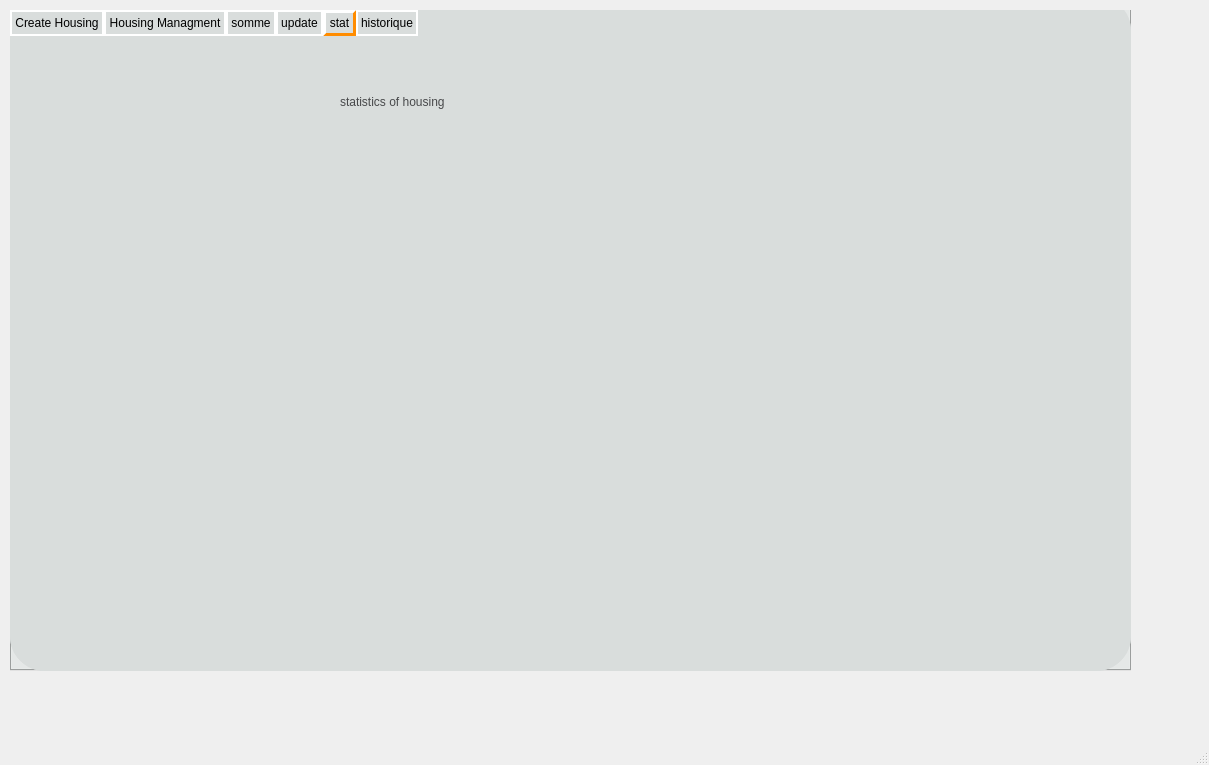
<?xml version="1.0" encoding="UTF-8"?>
<ui version="4.0">
 <class>LogementsWindow</class>
 <widget class="QMainWindow" name="LogementsWindow">
  <property name="geometry">
   <rect>
    <x>0</x>
    <y>0</y>
    <width>1209</width>
    <height>765</height>
   </rect>
  </property>
  <property name="windowTitle">
   <string>MainWindow</string>
  </property>
  <property name="styleSheet">
   <string notr="true">QToolButton
{
 background :  ; 
 border-radius : 60px ; 
}
QLabel
{
 color : #48494B  ; 
}
QLineEdit
{
 background:transparent ; 
border : none ;
color:#48494B ;
font-size : 20px ; 
border-bottom:0.5px solid #717072 ; 
}
QTabWidget::pane {
  top:-40px; 
} 
QTabBar::tab {
background-color: rgb(217, 221, 220);
border-radius : 15px;
border: 2px solid lightgray; 
border-color: rgb(255, 255, 255);
padding: 3px;
} 

QTabBar::tab:selected { 
background-color: rgb(217, 221, 220);
border: 3px solid lightgray; 
border-color: rgb(255, 255, 255);
border-bottom-color: rgb(255, 140, 0);
border-right-color: rgb(255, 140, 0);
margin-bottom: 0px; 

}
</string>
  </property>
  <widget class="QWidget" name="centralwidget">
   <widget class="QTabWidget" name="tabWidget">
    <property name="geometry">
     <rect>
      <x>10</x>
      <y>10</y>
      <width>1121</width>
      <height>661</height>
     </rect>
    </property>
    <property name="styleSheet">
     <string notr="true">font: 63 11pt &quot;Montserrat SemiBold&quot;;
background-color: rgb(217, 221, 220);
border-radius : 35px ; </string>
    </property>
    <property name="currentIndex">
     <number>4</number>
    </property>
    <widget class="QWidget" name="tab_Create_Housing">
     <attribute name="title">
      <string>Create Housing</string>
     </attribute>
     <widget class="QLabel" name="label">
      <property name="geometry">
       <rect>
        <x>430</x>
        <y>40</y>
        <width>221</width>
        <height>91</height>
       </rect>
      </property>
      <property name="styleSheet">
       <string notr="true">font: 63 36pt &quot;Montserrat SemiBold&quot;;</string>
      </property>
      <property name="text">
       <string>Housing</string>
      </property>
     </widget>
     <widget class="QLineEdit" name="lineEdit">
      <property name="geometry">
       <rect>
        <x>470</x>
        <y>200</y>
        <width>211</width>
        <height>21</height>
       </rect>
      </property>
      <property name="styleSheet">
       <string notr="true">font: 63 14pt &quot;Montserrat SemiBold&quot;;</string>
      </property>
      <property name="placeholderText">
       <string>Address</string>
      </property>
     </widget>
     <widget class="QLabel" name="label_3">
      <property name="geometry">
       <rect>
        <x>460</x>
        <y>270</y>
        <width>231</width>
        <height>31</height>
       </rect>
      </property>
      <property name="styleSheet">
       <string notr="true">font: 63 14pt &quot;Montserrat SemiBold&quot;;</string>
      </property>
      <property name="text">
       <string>Housing Condition :</string>
      </property>
     </widget>
     <widget class="QLabel" name="label_5">
      <property name="geometry">
       <rect>
        <x>440</x>
        <y>200</y>
        <width>21</width>
        <height>21</height>
       </rect>
      </property>
      <property name="text">
       <string/>
      </property>
      <property name="pixmap">
       <pixmap>../Icons/outil.png</pixmap>
      </property>
      <property name="scaledContents">
       <bool>true</bool>
      </property>
     </widget>
     <widget class="QPushButton" name="pushButton_3">
      <property name="geometry">
       <rect>
        <x>590</x>
        <y>550</y>
        <width>131</width>
        <height>51</height>
       </rect>
      </property>
      <property name="styleSheet">
       <string notr="true">QPushButton{
 background : #FF8C00 ; 
 border-radius : 25px ; 
font-size : 20px ;
color : #48494B ;  
}
QPushButton:hover
{
 background : #48494B; 
 border-radius : 25px ; 
color : white ;  
}</string>
      </property>
      <property name="text">
       <string>Save</string>
      </property>
     </widget>
     <widget class="QLineEdit" name="lineEdit_2">
      <property name="geometry">
       <rect>
        <x>830</x>
        <y>200</y>
        <width>113</width>
        <height>22</height>
       </rect>
      </property>
      <property name="placeholderText">
       <string>id</string>
      </property>
     </widget>
     <widget class="QLineEdit" name="lineEdit_3">
      <property name="geometry">
       <rect>
        <x>720</x>
        <y>280</y>
        <width>113</width>
        <height>22</height>
       </rect>
      </property>
      <property name="placeholderText">
       <string>etat</string>
      </property>
     </widget>
     <widget class="QLabel" name="label_logo">
      <property name="geometry">
       <rect>
        <x>70</x>
        <y>160</y>
        <width>261</width>
        <height>251</height>
       </rect>
      </property>
      <property name="text">
       <string/>
      </property>
      <property name="pixmap">
       <pixmap>../../../Icons/ApplicationHomeShare.png</pixmap>
      </property>
      <property name="scaledContents">
       <bool>true</bool>
      </property>
     </widget>
     <widget class="QLabel" name="label_2">
      <property name="geometry">
       <rect>
        <x>50</x>
        <y>270</y>
        <width>261</width>
        <height>251</height>
       </rect>
      </property>
      <property name="text">
       <string/>
      </property>
      <property name="pixmap">
       <pixmap>../../Indigents/Icons/ApplicationHomeShare.png</pixmap>
      </property>
      <property name="scaledContents">
       <bool>true</bool>
      </property>
     </widget>
    </widget>
    <widget class="QWidget" name="tab_HousingManagment">
     <attribute name="title">
      <string>Housing Managment</string>
     </attribute>
     <widget class="QLabel" name="label_4">
      <property name="geometry">
       <rect>
        <x>380</x>
        <y>50</y>
        <width>361</width>
        <height>91</height>
       </rect>
      </property>
      <property name="styleSheet">
       <string notr="true">font: 63 36pt &quot;Montserrat SemiBold&quot;;</string>
      </property>
      <property name="text">
       <string>List Housing</string>
      </property>
     </widget>
     <widget class="QPushButton" name="pushButton_somme">
      <property name="geometry">
       <rect>
        <x>210</x>
        <y>200</y>
        <width>131</width>
        <height>51</height>
       </rect>
      </property>
      <property name="styleSheet">
       <string notr="true">QPushButton{
 background : #FF8C00 ; 
 border-radius : 25px ; 
font-size : 20px ;
color : #48494B ;  
}
QPushButton:hover
{
 background : #48494B; 
 border-radius : 25px ; 
color : white ;  
}
</string>
      </property>
      <property name="text">
       <string>somme</string>
      </property>
     </widget>
     <widget class="QLineEdit" name="lineEdit_Search">
      <property name="geometry">
       <rect>
        <x>760</x>
        <y>220</y>
        <width>191</width>
        <height>21</height>
       </rect>
      </property>
      <property name="styleSheet">
       <string notr="true">font: 63 14pt &quot;Montserrat SemiBold&quot;;</string>
      </property>
      <property name="text">
       <string/>
      </property>
      <property name="placeholderText">
       <string>Search</string>
      </property>
     </widget>
     <widget class="QPushButton" name="Button_update">
      <property name="geometry">
       <rect>
        <x>670</x>
        <y>480</y>
        <width>121</width>
        <height>51</height>
       </rect>
      </property>
      <property name="styleSheet">
       <string notr="true">QPushButton{
 background : #FF8C00 ; 
 border-radius : 25px ; 
font-size : 20px ;
color : #48494B ;  
}
QPushButton:hover
{
 background : #48494B; 
 border-radius : 25px ; 
color : white ;  
}
</string>
      </property>
      <property name="text">
       <string>Update</string>
      </property>
     </widget>
     <widget class="QLabel" name="Icon_Search_label">
      <property name="geometry">
       <rect>
        <x>730</x>
        <y>220</y>
        <width>21</width>
        <height>21</height>
       </rect>
      </property>
      <property name="text">
       <string/>
      </property>
      <property name="pixmap">
       <pixmap>../../Fournisseurs/Icons/search.png</pixmap>
      </property>
      <property name="scaledContents">
       <bool>true</bool>
      </property>
     </widget>
     <widget class="QPushButton" name="pushButton_pdf">
      <property name="geometry">
       <rect>
        <x>120</x>
        <y>200</y>
        <width>71</width>
        <height>51</height>
       </rect>
      </property>
      <property name="styleSheet">
       <string notr="true">QPushButton{
 background : #FF8C00 ; 
 border-radius : 25px ; 
font-size : 20px ;
color : #48494B ;  
}
QPushButton:hover
{
 background : #48494B; 
 border-radius : 25px ; 
color : white ;  
}
</string>
      </property>
      <property name="text">
       <string>PDF</string>
      </property>
     </widget>
     <widget class="QPushButton" name="Button_Delete">
      <property name="geometry">
       <rect>
        <x>810</x>
        <y>480</y>
        <width>121</width>
        <height>51</height>
       </rect>
      </property>
      <property name="styleSheet">
       <string notr="true">QPushButton{
 background : #FF8C00 ; 
 border-radius : 25px ; 
font-size : 20px ;
color : #48494B ;  
}
QPushButton:hover
{
 background : #48494B; 
 border-radius : 25px ; 
color : white ;  
}
</string>
      </property>
      <property name="text">
       <string>Delete</string>
      </property>
     </widget>
     <widget class="QTableView" name="tableView_list">
      <property name="geometry">
       <rect>
        <x>400</x>
        <y>280</y>
        <width>541</width>
        <height>192</height>
       </rect>
      </property>
     </widget>
     <widget class="QTextBrowser" name="textBrowser1">
      <property name="geometry">
       <rect>
        <x>70</x>
        <y>320</y>
        <width>221</width>
        <height>251</height>
       </rect>
      </property>
      <property name="styleSheet">
       <string notr="true">
background-color: rgb(243, 251, 255)</string>
      </property>
     </widget>
     <widget class="QPushButton" name="stat">
      <property name="geometry">
       <rect>
        <x>360</x>
        <y>200</y>
        <width>131</width>
        <height>51</height>
       </rect>
      </property>
      <property name="styleSheet">
       <string notr="true">QPushButton{
 background : #FF8C00 ; 
 border-radius : 25px ; 
font-size : 20px ;
color : #48494B ;  
}
QPushButton:hover
{
 background : #48494B; 
 border-radius : 25px ; 
color : white ;  
}
</string>
      </property>
      <property name="text">
       <string>statistics</string>
      </property>
     </widget>
     <widget class="QPushButton" name="historique">
      <property name="geometry">
       <rect>
        <x>520</x>
        <y>200</y>
        <width>131</width>
        <height>51</height>
       </rect>
      </property>
      <property name="styleSheet">
       <string notr="true">QPushButton{
 background : #FF8C00 ; 
 border-radius : 25px ; 
font-size : 20px ;
color : #48494B ;  
}
QPushButton:hover
{
 background : #48494B; 
 border-radius : 25px ; 
color : white ;  
}
</string>
      </property>
      <property name="text">
       <string>historique</string>
      </property>
     </widget>
    </widget>
    <widget class="QWidget" name="tab_Statistics">
     <attribute name="title">
      <string>somme</string>
     </attribute>
     <widget class="QTextEdit" name="textEdit0">
      <property name="geometry">
       <rect>
        <x>440</x>
        <y>230</y>
        <width>531</width>
        <height>151</height>
       </rect>
      </property>
     </widget>
     <widget class="QLabel" name="label_9">
      <property name="geometry">
       <rect>
        <x>40</x>
        <y>250</y>
        <width>261</width>
        <height>251</height>
       </rect>
      </property>
      <property name="text">
       <string/>
      </property>
      <property name="pixmap">
       <pixmap>../../Indigents/Icons/ApplicationHomeShare.png</pixmap>
      </property>
      <property name="scaledContents">
       <bool>true</bool>
      </property>
     </widget>
     <widget class="QLabel" name="label_14">
      <property name="geometry">
       <rect>
        <x>110</x>
        <y>70</y>
        <width>921</width>
        <height>91</height>
       </rect>
      </property>
      <property name="styleSheet">
       <string notr="true">font: 63 36pt &quot;Montserrat SemiBold&quot;;</string>
      </property>
      <property name="text">
       <string>somme des logements selon l'etat:</string>
      </property>
     </widget>
    </widget>
    <widget class="QWidget" name="tab">
     <attribute name="title">
      <string>update</string>
     </attribute>
     <widget class="QLabel" name="label_6">
      <property name="geometry">
       <rect>
        <x>460</x>
        <y>70</y>
        <width>221</width>
        <height>91</height>
       </rect>
      </property>
      <property name="styleSheet">
       <string notr="true">font: 63 36pt &quot;Montserrat SemiBold&quot;;</string>
      </property>
      <property name="text">
       <string>Housing</string>
      </property>
     </widget>
     <widget class="QLabel" name="label_7">
      <property name="geometry">
       <rect>
        <x>450</x>
        <y>200</y>
        <width>21</width>
        <height>21</height>
       </rect>
      </property>
      <property name="text">
       <string/>
      </property>
      <property name="pixmap">
       <pixmap>../Icons/outil.png</pixmap>
      </property>
      <property name="scaledContents">
       <bool>true</bool>
      </property>
     </widget>
     <widget class="QLineEdit" name="lineEdit_adresse_2">
      <property name="geometry">
       <rect>
        <x>490</x>
        <y>200</y>
        <width>211</width>
        <height>21</height>
       </rect>
      </property>
      <property name="styleSheet">
       <string notr="true">font: 63 14pt &quot;Montserrat SemiBold&quot;;</string>
      </property>
      <property name="placeholderText">
       <string>Address</string>
      </property>
     </widget>
     <widget class="QLineEdit" name="lineEdit_id_2">
      <property name="geometry">
       <rect>
        <x>880</x>
        <y>200</y>
        <width>113</width>
        <height>22</height>
       </rect>
      </property>
      <property name="placeholderText">
       <string>id</string>
      </property>
     </widget>
     <widget class="QLabel" name="label_8">
      <property name="geometry">
       <rect>
        <x>450</x>
        <y>300</y>
        <width>231</width>
        <height>31</height>
       </rect>
      </property>
      <property name="styleSheet">
       <string notr="true">font: 63 14pt &quot;Montserrat SemiBold&quot;;</string>
      </property>
      <property name="text">
       <string>Housing Condition :</string>
      </property>
     </widget>
     <widget class="QLineEdit" name="lineEdit_condition_2">
      <property name="geometry">
       <rect>
        <x>850</x>
        <y>300</y>
        <width>113</width>
        <height>22</height>
       </rect>
      </property>
      <property name="placeholderText">
       <string>etat</string>
      </property>
     </widget>
     <widget class="QPushButton" name="pushButton_4">
      <property name="geometry">
       <rect>
        <x>690</x>
        <y>550</y>
        <width>131</width>
        <height>51</height>
       </rect>
      </property>
      <property name="styleSheet">
       <string notr="true">QPushButton{
 background : #FF8C00 ; 
 border-radius : 25px ; 
font-size : 20px ;
color : #48494B ;  
}
QPushButton:hover
{
 background : #48494B; 
 border-radius : 25px ; 
color : white ;  
}</string>
      </property>
      <property name="text">
       <string>Save</string>
      </property>
     </widget>
     <widget class="QLabel" name="label_19">
      <property name="geometry">
       <rect>
        <x>50</x>
        <y>240</y>
        <width>261</width>
        <height>251</height>
       </rect>
      </property>
      <property name="text">
       <string/>
      </property>
      <property name="pixmap">
       <pixmap>../../Indigents/Icons/ApplicationHomeShare.png</pixmap>
      </property>
      <property name="scaledContents">
       <bool>true</bool>
      </property>
     </widget>
    </widget>
    <widget class="QWidget" name="tab_2">
     <attribute name="title">
      <string>stat</string>
     </attribute>
     <widget class="QGraphicsView" name="graphicsView">
      <property name="geometry">
       <rect>
        <x>340</x>
        <y>230</y>
        <width>761</width>
        <height>411</height>
       </rect>
      </property>
     </widget>
     <widget class="QLabel" name="label_10">
      <property name="geometry">
       <rect>
        <x>330</x>
        <y>60</y>
        <width>621</width>
        <height>91</height>
       </rect>
      </property>
      <property name="styleSheet">
       <string notr="true">font: 63 36pt &quot;Montserrat SemiBold&quot;;</string>
      </property>
      <property name="text">
       <string>statistics of housing</string>
      </property>
     </widget>
     <widget class="QLabel" name="label_11">
      <property name="geometry">
       <rect>
        <x>70</x>
        <y>260</y>
        <width>261</width>
        <height>251</height>
       </rect>
      </property>
      <property name="text">
       <string/>
      </property>
      <property name="pixmap">
       <pixmap>../../Indigents/Icons/ApplicationHomeShare.png</pixmap>
      </property>
      <property name="scaledContents">
       <bool>true</bool>
      </property>
     </widget>
    </widget>
    <widget class="QWidget" name="tab_3">
     <attribute name="title">
      <string>historique</string>
     </attribute>
     <widget class="QListView" name="listView_historique">
      <property name="geometry">
       <rect>
        <x>80</x>
        <y>240</y>
        <width>951</width>
        <height>381</height>
       </rect>
      </property>
      <property name="styleSheet">
       <string notr="true"/>
      </property>
     </widget>
     <widget class="QLabel" name="label_12">
      <property name="geometry">
       <rect>
        <x>900</x>
        <y>10</y>
        <width>201</width>
        <height>201</height>
       </rect>
      </property>
      <property name="text">
       <string/>
      </property>
      <property name="pixmap">
       <pixmap>../../Indigents/Icons/ApplicationHomeShare.png</pixmap>
      </property>
      <property name="scaledContents">
       <bool>true</bool>
      </property>
     </widget>
     <widget class="QLabel" name="label_13">
      <property name="geometry">
       <rect>
        <x>400</x>
        <y>60</y>
        <width>361</width>
        <height>91</height>
       </rect>
      </property>
      <property name="styleSheet">
       <string notr="true">font: 63 36pt &quot;Montserrat SemiBold&quot;;</string>
      </property>
      <property name="text">
       <string>historique</string>
      </property>
     </widget>
    </widget>
   </widget>
  </widget>
  <widget class="QMenuBar" name="menubar">
   <property name="geometry">
    <rect>
     <x>0</x>
     <y>0</y>
     <width>1209</width>
     <height>22</height>
    </rect>
   </property>
  </widget>
  <widget class="QStatusBar" name="statusbar"/>
 </widget>
 <resources/>
 <connections/>
</ui>
